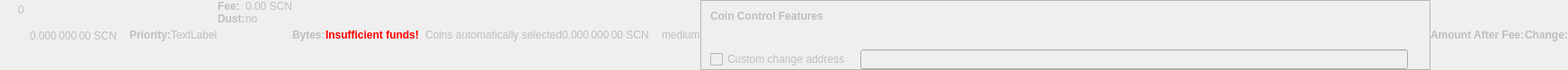
    <widget class="QWidget" name="dummyHideWidget" native="true">
     <property name="enabled">
      <bool>false</bool>
     </property>
     <property name="maximumSize">
      <size>
       <width>100</width>
       <height>22</height>
      </size>
     </property>
     <layout class="QHBoxLayout" name="dummyHideLayout">
      <property name="spacing">
       <number>0</number>
      </property>
      <property name="margin">
       <number>0</number>
      </property>
      <item>
       <layout class="QFormLayout" name="formLayoutCoinControl1">
        <property name="horizontalSpacing">
         <number>10</number>
        </property>
        <property name="verticalSpacing">
         <number>14</number>
        </property>
        <property name="leftMargin">
         <number>10</number>
        </property>
        <property name="topMargin">
         <number>4</number>
        </property>
        <property name="rightMargin">
         <number>6</number>
        </property>
        <item row="0" column="1">
         <widget class="QLabel" name="labelCoinControlBytes">
          <property name="cursor">
           <cursorShape>IBeamCursor</cursorShape>
          </property>
          <property name="contextMenuPolicy">
           <enum>Qt::ActionsContextMenu</enum>
          </property>
          <property name="text">
           <string notr="true">0</string>
          </property>
          <property name="textInteractionFlags">
           <set>Qt::LinksAccessibleByMouse|Qt::TextSelectableByKeyboard|Qt::TextSelectableByMouse</set>
          </property>
         </widget>
        </item>
       </layout>
      </item>
      <item>
       <widget class="QLabel" name="labelCoinControlAfterFee">
        <property name="enabled">
         <bool>false</bool>
        </property>
        <property name="sizePolicy">
         <sizepolicy hsizetype="Fixed" vsizetype="Fixed">
          <horstretch>0</horstretch>
          <verstretch>0</verstretch>
         </sizepolicy>
        </property>
        <property name="minimumSize">
         <size>
          <width>111</width>
          <height>12</height>
         </size>
        </property>
        <property name="maximumSize">
         <size>
          <width>111</width>
          <height>12</height>
         </size>
        </property>
        <property name="cursor">
         <cursorShape>IBeamCursor</cursorShape>
        </property>
        <property name="contextMenuPolicy">
         <enum>Qt::ActionsContextMenu</enum>
        </property>
        <property name="text">
         <string notr="true">0.000 000 00 SCN</string>
        </property>
        <property name="textInteractionFlags">
         <set>Qt::LinksAccessibleByMouse|Qt::TextSelectableByKeyboard|Qt::TextSelectableByMouse</set>
        </property>
       </widget>
      </item>
      <item>
       <widget class="QLabel" name="labelCoinControlPriorityText">
        <property name="enabled">
         <bool>false</bool>
        </property>
        <property name="font">
         <font>
          <weight>75</weight>
          <bold>true</bold>
         </font>
        </property>
        <property name="text">
         <string>Priority:</string>
        </property>
       </widget>
      </item>
      <item>
       <layout class="QHBoxLayout" name="horizontalLayout">
        <item>
         <widget class="QLabel" name="WarningLabel">
          <property name="text">
           <string>TextLabel</string>
          </property>
         </widget>
        </item>
       </layout>
      </item>
      <item>
       <layout class="QFormLayout" name="formLayoutCoinControl3">
        <property name="horizontalSpacing">
         <number>0</number>
        </property>
        <property name="verticalSpacing">
         <number>0</number>
        </property>
        <property name="leftMargin">
         <number>0</number>
        </property>
        <property name="topMargin">
         <number>0</number>
        </property>
        <property name="rightMargin">
         <number>0</number>
        </property>
        <item row="0" column="0">
         <widget class="QLabel" name="labelCoinControlFeeText">
          <property name="enabled">
           <bool>false</bool>
          </property>
          <property name="font">
           <font>
            <weight>75</weight>
            <bold>true</bold>
           </font>
          </property>
          <property name="text">
           <string>Fee:</string>
          </property>
          <property name="margin">
           <number>0</number>
          </property>
         </widget>
        </item>
        <item row="0" column="1">
         <widget class="QLabel" name="labelCoinControlFee">
          <property name="enabled">
           <bool>false</bool>
          </property>
          <property name="cursor">
           <cursorShape>IBeamCursor</cursorShape>
          </property>
          <property name="contextMenuPolicy">
           <enum>Qt::ActionsContextMenu</enum>
          </property>
          <property name="text">
           <string notr="true">0.00 SCN</string>
          </property>
          <property name="textInteractionFlags">
           <set>Qt::LinksAccessibleByMouse|Qt::TextSelectableByKeyboard|Qt::TextSelectableByMouse</set>
          </property>
         </widget>
        </item>
        <item row="1" column="0">
         <widget class="QLabel" name="labelCoinControlLowOutputText">
          <property name="enabled">
           <bool>false</bool>
          </property>
          <property name="font">
           <font>
            <weight>75</weight>
            <bold>true</bold>
           </font>
          </property>
          <property name="text">
           <string>Dust:</string>
          </property>
         </widget>
        </item>
        <item row="1" column="1">
         <widget class="QLabel" name="labelCoinControlLowOutput">
          <property name="enabled">
           <bool>false</bool>
          </property>
          <property name="cursor">
           <cursorShape>IBeamCursor</cursorShape>
          </property>
          <property name="contextMenuPolicy">
           <enum>Qt::ActionsContextMenu</enum>
          </property>
          <property name="text">
           <string>no</string>
          </property>
          <property name="textInteractionFlags">
           <set>Qt::LinksAccessibleByMouse|Qt::TextSelectableByKeyboard|Qt::TextSelectableByMouse</set>
          </property>
         </widget>
        </item>
       </layout>
      </item>
      <item>
       <widget class="QLabel" name="labelCoinControlBytesText">
        <property name="enabled">
         <bool>false</bool>
        </property>
        <property name="font">
         <font>
          <weight>75</weight>
          <bold>true</bold>
         </font>
        </property>
        <property name="text">
         <string>Bytes:</string>
        </property>
       </widget>
      </item>
      <item>
       <layout class="QFormLayout" name="formLayoutCoinControl2">
        <property name="horizontalSpacing">
         <number>0</number>
        </property>
        <property name="verticalSpacing">
         <number>0</number>
        </property>
        <property name="leftMargin">
         <number>0</number>
        </property>
        <property name="topMargin">
         <number>0</number>
        </property>
        <property name="rightMargin">
         <number>0</number>
        </property>
       </layout>
      </item>
      <item>
       <layout class="QHBoxLayout" name="horizontalLayoutCoinControl2">
        <property name="spacing">
         <number>0</number>
        </property>
        <property name="bottomMargin">
         <number>0</number>
        </property>
       </layout>
      </item>
      <item>
       <widget class="QLabel" name="labelCoinControlInsuffFunds">
        <property name="enabled">
         <bool>false</bool>
        </property>
        <property name="minimumSize">
         <size>
          <width>0</width>
          <height>0</height>
         </size>
        </property>
        <property name="font">
         <font>
          <weight>75</weight>
          <bold>true</bold>
         </font>
        </property>
        <property name="styleSheet">
         <string notr="true">color:red;font-weight:bold;</string>
        </property>
        <property name="text">
         <string>Insufficient funds!</string>
        </property>
        <property name="margin">
         <number>5</number>
        </property>
       </widget>
      </item>
      <item>
       <layout class="QFormLayout" name="formLayoutCoinControl4">
        <property name="horizontalSpacing">
         <number>0</number>
        </property>
        <property name="verticalSpacing">
         <number>0</number>
        </property>
        <property name="leftMargin">
         <number>0</number>
        </property>
        <property name="topMargin">
         <number>0</number>
        </property>
        <property name="rightMargin">
         <number>0</number>
        </property>
       </layout>
      </item>
      <item>
       <widget class="QLabel" name="labelCoinControlChangeLabel">
        <property name="enabled">
         <bool>false</bool>
        </property>
        <property name="sizePolicy">
         <sizepolicy hsizetype="Preferred" vsizetype="Expanding">
          <horstretch>0</horstretch>
          <verstretch>0</verstretch>
         </sizepolicy>
        </property>
        <property name="minimumSize">
         <size>
          <width>0</width>
          <height>0</height>
         </size>
        </property>
        <property name="text">
         <string/>
        </property>
        <property name="margin">
         <number>3</number>
        </property>
       </widget>
      </item>
      <item>
       <widget class="QLabel" name="labelCoinControlAutomaticallySelected">
        <property name="enabled">
         <bool>false</bool>
        </property>
        <property name="sizePolicy">
         <sizepolicy hsizetype="Fixed" vsizetype="Fixed">
          <horstretch>0</horstretch>
          <verstretch>0</verstretch>
         </sizepolicy>
        </property>
        <property name="minimumSize">
         <size>
          <width>0</width>
          <height>0</height>
         </size>
        </property>
        <property name="maximumSize">
         <size>
          <width>240</width>
          <height>16777215</height>
         </size>
        </property>
        <property name="text">
         <string>Coins automatically selected</string>
        </property>
        <property name="margin">
         <number>5</number>
        </property>
       </widget>
      </item>
      <item>
       <widget class="QLabel" name="labelCoinControlChange">
        <property name="enabled">
         <bool>false</bool>
        </property>
        <property name="sizePolicy">
         <sizepolicy hsizetype="Fixed" vsizetype="Fixed">
          <horstretch>0</horstretch>
          <verstretch>0</verstretch>
         </sizepolicy>
        </property>
        <property name="minimumSize">
         <size>
          <width>111</width>
          <height>0</height>
         </size>
        </property>
        <property name="maximumSize">
         <size>
          <width>111</width>
          <height>16777215</height>
         </size>
        </property>
        <property name="cursor">
         <cursorShape>IBeamCursor</cursorShape>
        </property>
        <property name="contextMenuPolicy">
         <enum>Qt::ActionsContextMenu</enum>
        </property>
        <property name="text">
         <string notr="true">0.000 000 00 SCN</string>
        </property>
        <property name="textInteractionFlags">
         <set>Qt::LinksAccessibleByMouse|Qt::TextSelectableByKeyboard|Qt::TextSelectableByMouse</set>
        </property>
       </widget>
      </item>
      <item>
       <widget class="QLabel" name="labelCoinControlPriority">
        <property name="enabled">
         <bool>false</bool>
        </property>
        <property name="cursor">
         <cursorShape>IBeamCursor</cursorShape>
        </property>
        <property name="contextMenuPolicy">
         <enum>Qt::ActionsContextMenu</enum>
        </property>
        <property name="text">
         <string>medium</string>
        </property>
        <property name="textInteractionFlags">
         <set>Qt::LinksAccessibleByMouse|Qt::TextSelectableByKeyboard|Qt::TextSelectableByMouse</set>
        </property>
       </widget>
      </item>
      <item>
       <widget class="QFrame" name="frameCoinControl">
        <property name="sizePolicy">
         <sizepolicy hsizetype="Expanding" vsizetype="Expanding">
          <horstretch>0</horstretch>
          <verstretch>0</verstretch>
         </sizepolicy>
        </property>
        <property name="maximumSize">
         <size>
          <width>16777215</width>
          <height>16777215</height>
         </size>
        </property>
        <property name="frameShape">
         <enum>QFrame::StyledPanel</enum>
        </property>
        <property name="frameShadow">
         <enum>QFrame::Sunken</enum>
        </property>
        <layout class="QVBoxLayout" name="verticalLayoutCoinControl2_2">
         <property name="spacing">
          <number>0</number>
         </property>
         <property name="margin">
          <number>0</number>
         </property>
         <item>
          <layout class="QVBoxLayout" name="verticalLayoutCoinControl" stretch="0,0,0,1">
           <property name="spacing">
            <number>0</number>
           </property>
           <property name="leftMargin">
            <number>10</number>
           </property>
           <property name="topMargin">
            <number>10</number>
           </property>
           <item>
            <layout class="QHBoxLayout" name="horizontalLayoutCoinControl1">
             <property name="bottomMargin">
              <number>15</number>
             </property>
             <item>
              <widget class="QLabel" name="labelCoinControlFeatures">
               <property name="enabled">
                <bool>false</bool>
               </property>
               <property name="sizePolicy">
                <sizepolicy hsizetype="Preferred" vsizetype="Maximum">
                 <horstretch>0</horstretch>
                 <verstretch>0</verstretch>
                </sizepolicy>
               </property>
               <property name="font">
                <font>
                 <weight>75</weight>
                 <bold>true</bold>
                </font>
               </property>
               <property name="styleSheet">
                <string notr="true">font-weight:bold;</string>
               </property>
               <property name="text">
                <string>Coin Control Features</string>
               </property>
              </widget>
             </item>
            </layout>
           </item>
           <item>
            <widget class="QWidget" name="widgetCoinControl" native="true">
             <property name="sizePolicy">
              <sizepolicy hsizetype="Preferred" vsizetype="Preferred">
               <horstretch>0</horstretch>
               <verstretch>0</verstretch>
              </sizepolicy>
             </property>
             <property name="minimumSize">
              <size>
               <width>0</width>
               <height>0</height>
              </size>
             </property>
             <property name="styleSheet">
              <string notr="true"/>
             </property>
             <layout class="QHBoxLayout" name="horizontalLayoutCoinControl5_2">
              <property name="margin">
               <number>0</number>
              </property>
              <item>
               <layout class="QHBoxLayout" name="horizontalLayoutCoinControl3">
                <property name="spacing">
                 <number>20</number>
                </property>
                <property name="topMargin">
                 <number>0</number>
                </property>
                <property name="bottomMargin">
                 <number>10</number>
                </property>
               </layout>
              </item>
             </layout>
            </widget>
           </item>
           <item>
            <layout class="QHBoxLayout" name="horizontalLayoutCoinControl4" stretch="0,0,0">
             <property name="spacing">
              <number>12</number>
             </property>
             <property name="sizeConstraint">
              <enum>QLayout::SetDefaultConstraint</enum>
             </property>
             <property name="topMargin">
              <number>5</number>
             </property>
             <property name="rightMargin">
              <number>5</number>
             </property>
             <item>
              <widget class="QCheckBox" name="checkBoxCoinControlChange">
               <property name="enabled">
                <bool>false</bool>
               </property>
               <property name="toolTip">
                <string>If this is activated, but the change address is empty or invalid, change will be sent to a newly generated address.</string>
               </property>
               <property name="text">
                <string>Custom change address</string>
               </property>
              </widget>
             </item>
             <item>
              <widget class="QValidatedLineEdit" name="lineEditCoinControlChange">
               <property name="enabled">
                <bool>false</bool>
               </property>
               <property name="sizePolicy">
                <sizepolicy hsizetype="Expanding" vsizetype="Fixed">
                 <horstretch>0</horstretch>
                 <verstretch>0</verstretch>
                </sizepolicy>
               </property>
              </widget>
             </item>
             <item>
              <widget class="QLabel" name="labelCoinControlChangeLabel_2">
               <property name="sizePolicy">
                <sizepolicy hsizetype="Preferred" vsizetype="Expanding">
                 <horstretch>0</horstretch>
                 <verstretch>0</verstretch>
                </sizepolicy>
               </property>
               <property name="minimumSize">
                <size>
                 <width>0</width>
                 <height>0</height>
                </size>
               </property>
               <property name="text">
                <string/>
               </property>
               <property name="margin">
                <number>3</number>
               </property>
              </widget>
             </item>
            </layout>
           </item>
           <item>
            <spacer name="verticalSpacerCoinControl">
             <property name="orientation">
              <enum>Qt::Vertical</enum>
             </property>
             <property name="sizeHint" stdset="0">
              <size>
               <width>800</width>
               <height>1</height>
              </size>
             </property>
            </spacer>
           </item>
          </layout>
         </item>
        </layout>
       </widget>
      </item>
      <item>
       <widget class="QLabel" name="labelCoinControlAfterFeeText">
        <property name="enabled">
         <bool>false</bool>
        </property>
        <property name="minimumSize">
         <size>
          <width>0</width>
          <height>0</height>
         </size>
        </property>
        <property name="maximumSize">
         <size>
          <width>16777215</width>
          <height>16777215</height>
         </size>
        </property>
        <property name="font">
         <font>
          <weight>75</weight>
          <bold>true</bold>
         </font>
        </property>
        <property name="text">
         <string>Amount After Fee:</string>
        </property>
        <property name="alignment">
         <set>Qt::AlignLeading|Qt::AlignLeft|Qt::AlignVCenter</set>
        </property>
        <property name="margin">
         <number>0</number>
        </property>
       </widget>
      </item>
      <item>
       <widget class="QLabel" name="labelCoinControlChangeText">
        <property name="enabled">
         <bool>false</bool>
        </property>
        <property name="sizePolicy">
         <sizepolicy hsizetype="Preferred" vsizetype="Preferred">
          <horstretch>0</horstretch>
          <verstretch>0</verstretch>
         </sizepolicy>
        </property>
        <property name="minimumSize">
         <size>
          <width>0</width>
          <height>0</height>
         </size>
        </property>
        <property name="maximumSize">
         <size>
          <width>16777215</width>
          <height>16777215</height>
         </size>
        </property>
        <property name="font">
         <font>
          <weight>75</weight>
          <bold>true</bold>
         </font>
        </property>
        <property name="text">
         <string>Change:</string>
        </property>
        <property name="alignment">
         <set>Qt::AlignLeading|Qt::AlignLeft|Qt::AlignVCenter</set>
        </property>
       </widget>
      </item>
     </layout>
    </widget>
